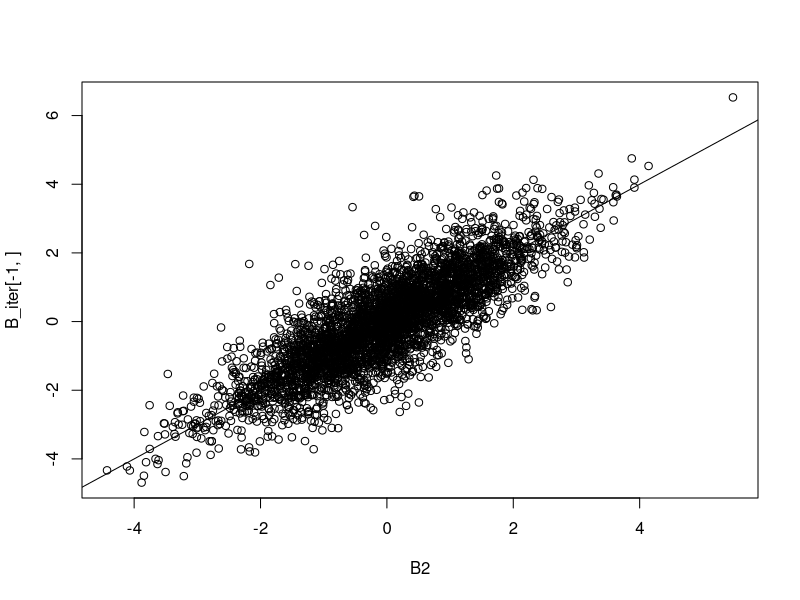
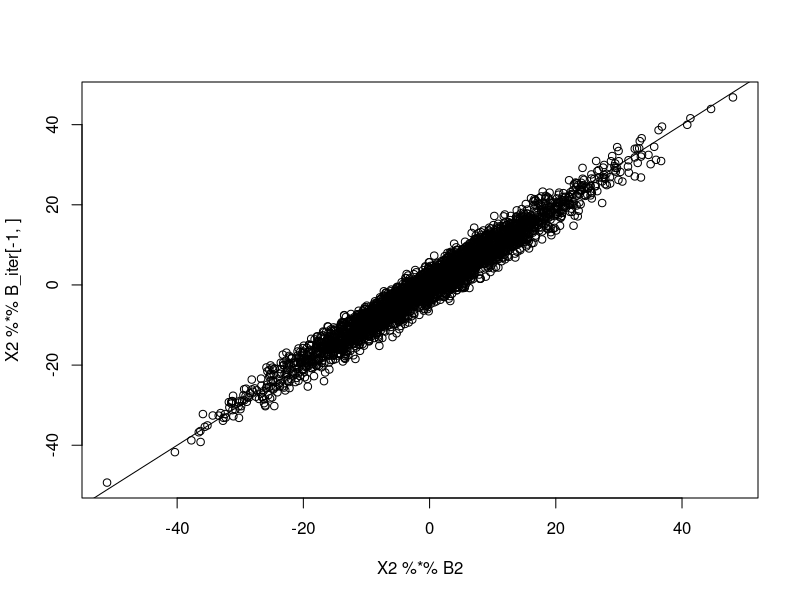
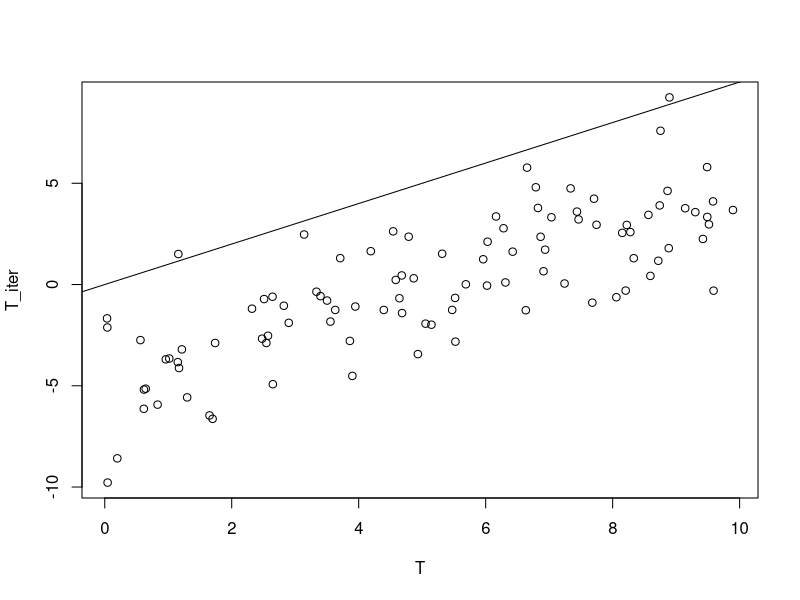
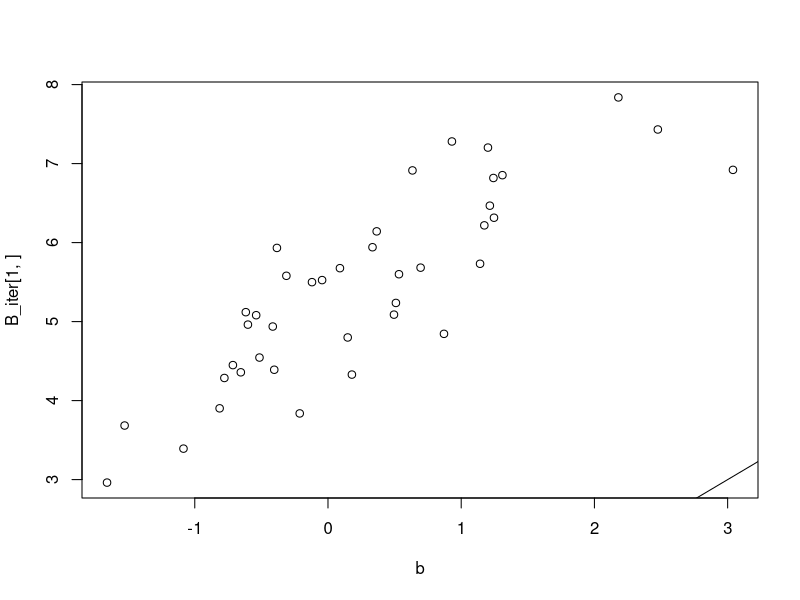
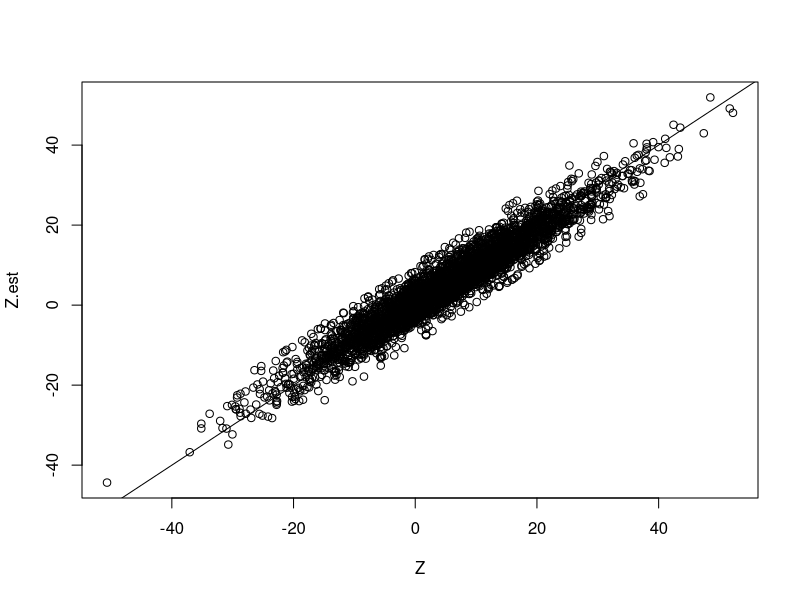

Source code (R) for these figures, in order:
# Used library
library(mvtnorm)
library(expm)
library(MASS)
library(tidyverse)
set.seed(120733)
# set.seed(19911130)

## ANN function
rrr <- function(X,Y,lambda,gamma = 0){
  rrresult <- list()
  
  #1 estimate C using LS estimator (generalized inverse is used)
  Clhat <- ginv(t(X)%*%X)%*%t(X)%*% Y
  
  #2 eigendecomposite of CLhar
  Uhat <- svd(X%*%Clhat)$u
  vhat <- svd(X%*%Clhat)$v
  D <- diag(svd(X%*%Clhat)$d)
  
  #3. weight for soft-thredshold and rank
  weight <-  (svd(X%*%Clhat)$d)^(-gamma)
  rrresult$weight <- weight
  rrresult$r <-  sum(svd(X%*%Clhat)$d > lambda^(1/(gamma+1)))
  
  #4. soft-thredsholding
  diagvalue <-  svd(X%*%Clhat)$d -lambda*weight
  th <- ifelse(diagvalue < 0, 0, diagvalue)
  SDhat <-  diag(th)
  
  rrresult$thd <- diagvalue
  
  #5. low rank solution C
  rrresult$CShat <-  Clhat %*% vhat %*% ginv(D) %*% SDhat %*% t(vhat)
  
  return(rrresult)
}

# function to generate a random orthonormal matrix
rortho <- function(x){
  return(qr.Q(qr(array(runif(x), dim = c(x,x)))))
}

# simulation settings
# sample size n (n person's data have been taken)
n <- 100

# number of metabolites
m <- 100

# number of taxa
k <- 40

# rank of matrix B
r <- 10

# Generate X from Multivariate Noromal with identity variance and covariance matrix (n, m+1)
X <- matrix(c(rep(1, n), rnorm(m*n)), nrow = n, ncol = m+1)
X2 <- X[, -1]

# Generate low-rank matrix B (m+1, k)
# sing.vals <- 5*((r:1)/r + 1/r)
# B2 <- t(rortho(k)[,1:r] %*% diag(sing.vals) %*% rortho(m)[1:r,])
C_0 <- matrix(rnorm(m*r), nrow = m)
C_1 <- matrix(rnorm(r*k), nrow = r)
sr <- 0.4
B2 <- sr * (C_0 %*% C_1)

# Generate T vector from Unif(0, 10), (n, 1)
T <- matrix(runif(n, min = 0, max = 10), ncol = 1)
# T <- T - mean(T)

# Generate b vector for intercept from N(0,1), (k, 1)
b <- matrix(rnorm(k), nrow = 1)
B <- as.matrix(rbind(b, B2))

# Generate random error
E <- matrix(rnorm(k*n), nrow = n, ncol = k, byrow = T)

# Calculate our new Z = XB + 1T + E, (n, k)
Z <- X %*% B + matrix(rep(T, each = k), nrow = n, byrow = T) + E

# convergence criterion
vareps <- 10^(-3)

# Validation set1
E_v1 <- matrix(rnorm(k*n), nrow = n, ncol = k, byrow = T)
Z_v1 <- X %*% B + matrix(rep(T, each = k), nrow = n, byrow = T) + E_v1

# Validation set2
E_v2 <- matrix(rnorm(k*n), nrow = n, ncol = k, byrow = T)
Z_v2 <- X %*% B + matrix(rep(T, each = k), nrow = n, byrow = T) + E_v2

# Validation set3
E_v3 <- matrix(rnorm(k*n), nrow = n, ncol = k, byrow = T)
Z_v3 <- X %*% B + matrix(rep(T, each = k), nrow = n, byrow = T) + E_v3

# Validation set4
E_v4 <- matrix(rnorm(k*n), nrow = n, ncol = k, byrow = T)
Z_v4 <- X %*% B + matrix(rep(T, each = k), nrow = n, byrow = T) + E_v4

# Validation set5
E_v5 <- matrix(rnorm(k*n), nrow = n, ncol = k, byrow = T)
Z_v5 <- X %*% B + matrix(rep(T, each = k), nrow = n, byrow = T) + E_v5


# range of lambda
lambda.seq <- exp(seq(1, 1, 0.2))
rank.est <- rep(0, length(lambda.seq))
converge.iter <- rep(0, length(lambda.seq))
num_obj <- rep(0, length(lambda.seq))
pred_err1 <- rep(0, length(lambda.seq))
pred_err2 <- rep(0, length(lambda.seq))
pred_err3 <- rep(0, length(lambda.seq))
pred_err4 <- rep(0, length(lambda.seq))
pred_err5 <- rep(0, length(lambda.seq))


start_time <- Sys.time()

for (i in 1: length(lambda.seq)) {
  # initial estimated B
  # qrX <- qr(X, tol = 10^-7)
  # B_iter <- qr.coef(qrX, Z)
  B_iter <- ginv(t(X)%*%X)%*%t(X)%*% Z
  
  # initial estimated T (RLS)
  T_iter <- matrix(rowMeans(Z - X %*% B_iter), ncol = 1)
  T_iter <- T_iter - mean(T_iter)
  
  disT <- 1
  disB <- 1
  disXB <- 1
  iter.count <- 1
  
  while ((((disB > vareps) || (disT > vareps))  && ((disXB > vareps) || (disT > vareps))) && (iter.count < 3000)) {
    Z_iter_B <- Z - matrix(rep(T_iter, each = k), nrow = n, byrow = T)
    
    B_iter_next <- rrr(X, Z_iter_B, lambda = lambda.seq[i])$CShat
    B_iter_next_rank <- rrr(X, Z_iter_B, lambda = lambda.seq[i])$r
    
    # Using RLS method
    T_iter_next <- matrix(rowMeans(Z - X %*% B_iter), ncol = 1)
    T_iter_next <- T_iter_next - mean(T_iter_next)
    
    iter_weight <- sort(rrr(X, Z_iter_B, lambda = lambda.seq[i])$weight)
    disT <- sum((T_iter - T_iter_next)^2)
    disB <- sum((B_iter - B_iter_next)^2)
    disXB <- sum((X %*% B_iter - X %*% B_iter_next)^2)
    # print(c(disT, disB, disXB))
    # print(sum(T_iter))
    
    B_iter <- B_iter_next
    T_iter <- T_iter_next
    iter.count <- iter.count + 1
    # print(iter.count)
  }
  rank.est[i] <- B_iter_next_rank
  converge.iter[i] <- iter.count
  num_obj[i] <- 1/2 * sum((Z - X %*% B_iter - matrix(rep(T_iter, each = k), nrow = n, byrow = T))^2) + 
    lambda.seq[i] * sum(iter_weight*svd(X %*% B_iter)$d)
  # Method 1: using estimated T to get the prediction error 
  # Z.est <-  X %*% B_iter + matrix(rep(T_iter, each = k), nrow = n, byrow = T)
  
  # Method 2: using mean of estimated T to get the prediction error
  Z.est <-  X %*% B_iter
  
  pred_err1[i] <- sum((Z_v1 - Z.est)^2)
  pred_err2[i] <- sum((Z_v2 - Z.est)^2)
  pred_err3[i] <- sum((Z_v3 - Z.est)^2)
  pred_err4[i] <- sum((Z_v4 - Z.est)^2)
  pred_err5[i] <- sum((Z_v5 - Z.est)^2)
 
  # save image for B matrix
  png(paste0("plot-B-rls2-wocT-op.png"))
  plot(B2, B_iter[-1, ])
  abline(a = 0, b = 1)
  dev.off()

  # save image for XB matrix
  png(paste0("plot-XB-rls2-wocT-op.png"))
  plot(X2 %*% B2,  X2 %*% B_iter[-1,])
  abline(a = 0, b = 1)
  dev.off()

  # save image for T matrix
  png(paste0("plot-T-rls2-wocT-op.png"))
  plot(T, T_iter)
  abline(a = 0, b = 1)
  dev.off()

  # save image for T matrix
  png(paste0("plot-beta-rls2-wocT-op.png"))
  plot(b, B_iter[1,])
  abline(a = 0, b = 1)
  dev.off()

  # save image for Z matrix
  png(paste0("plot-Z-rls2-wocT-op.png"))
  plot(Z, Z.est)
  abline(a = 0, b = 1)
  dev.off()
}
pred_err <- 1/5 * (pred_err1 + pred_err2 + pred_err3 + pred_err4 + pred_err5)
end_time <- Sys.time()
run_time <- end_time - start_time

T[1:10]
T_iter[1:10]
b[1:10]
B_iter[1,][1:10]
B2[1:2, 1:7]
(B_iter[-1,])[1:2, 1:7]
(X2 %*% B2)[1:2, 1:7]
(X2 %*% B_iter[-1,])[1:2, 1:7]
